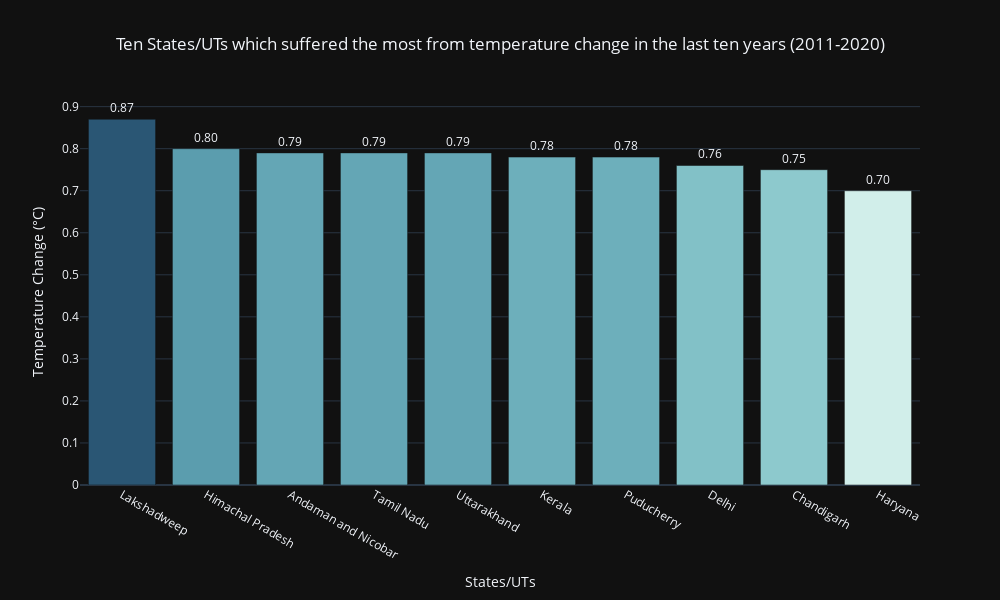

Notebook code for this chart:
### Markdown cell above
#### Trying to see which states suffered the most ####

### Code cell
# Which ten states/UTs suffered the most from temperature change in the last ten years?

df_c= df[ (df.Period=='Annual') & (df.Year.between(2011,2020)) ][['States', 'temp_change']]
df_c= df_c.groupby('States').mean().round(2).nlargest(10, 'temp_change')
df_c.reset_index(inplace=True)

fig= px.bar(df_c, x='States', y='temp_change', text_auto='.2f', 
            title= 'Ten States/UTs which suffered the most from temperature change in the last ten years (2011-2020)',
            color='temp_change',
            color_continuous_scale= 'teal'
           )

fig.update_layout(
    width=1000,
    height=600,
    template='plotly_dark',
    coloraxis_showscale=False,
    title_x= 0.5
    
)
fig.update_traces(textposition='outside')
fig.update_xaxes( title='States/UTs')
fig.update_yaxes( title='Temperature Change (°C)')

fig

### Figure 1 — Plotly figure (JSON) as saved in the notebook; plotly's stock layout.template omitted (floating-point values rounded to 4 significant figures)
{"data": [{"alignmentgroup": "True", "hovertemplate": "States=%{x}<br>temp_change=%{marker.color}<extra></extra>", "legendgroup": "", "marker": {"color": [0.87, 0.8, 0.79, 0.79, 0.79, 0.78, 0.78, 0.76, 0.75, 0.7], "coloraxis": "coloraxis", "pattern": {"shape": ""}}, "name": "", "offsetgroup": "", "orientation": "v", "showlegend": false, "textposition": "outside", "texttemplate": "%{y:.2f}", "type": "bar", "x": ["Lakshadweep", "Himachal Pradesh", "Andaman and Nicobar", "Tamil Nadu", "Uttarakhand", "Kerala", "Puducherry", "Delhi", "Chandigarh", "Haryana"], "xaxis": "x", "y": [0.87, 0.8, 0.79, 0.79, 0.79, 0.78, 0.78, 0.76, 0.75, 0.7], "yaxis": "y"}], "layout": {"barmode": "relative", "coloraxis": {"colorbar": {"title": {"text": "temp_change"}}, "colorscale": [[0, "rgb(209, 238, 234)"], [0.1667, "rgb(168, 219, 217)"], [0.3333, "rgb(133, 196, 201)"], [0.5, "rgb(104, 171, 184)"], [0.6667, "rgb(79, 144, 166)"], [0.8333, "rgb(59, 115, 143)"], [1, "rgb(42, 86, 116)"]], "showscale": false}, "height": 600, "legend": {"tracegroupgap": 0}, "title": {"text": "Ten States/UTs which suffered the most from temperature change in the last ten years (2011-2020)", "x": 0.5}, "width": 1000, "xaxis": {"anchor": "y", "domain": [0, 1], "title": {"text": "States/UTs"}}, "yaxis": {"anchor": "x", "domain": [0, 1], "title": {"text": "Temperature Change (°C)"}}}}
